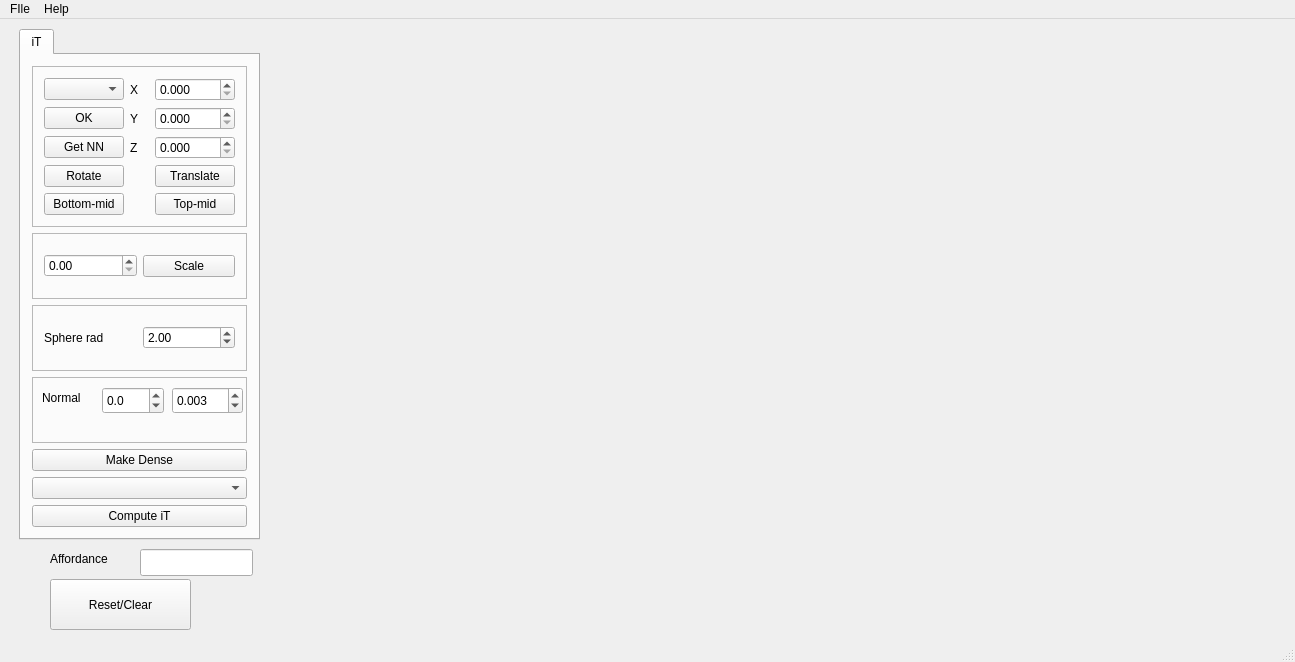
<?xml version="1.0" encoding="UTF-8"?>
<ui version="4.0">
 <class>MainWindow</class>
 <widget class="QMainWindow" name="MainWindow">
  <property name="geometry">
   <rect>
    <x>0</x>
    <y>0</y>
    <width>1295</width>
    <height>662</height>
   </rect>
  </property>
  <property name="windowTitle">
   <string>MainWindow</string>
  </property>
  <widget class="QWidget" name="centralWidget">
   <widget class="QVTKWidget" name="qvtkWidget" native="true">
    <property name="geometry">
     <rect>
      <x>283</x>
      <y>20</y>
      <width>991</width>
      <height>576</height>
     </rect>
    </property>
   </widget>
   <widget class="QTabWidget" name="tabs">
    <property name="geometry">
     <rect>
      <x>19</x>
      <y>10</y>
      <width>241</width>
      <height>511</height>
     </rect>
    </property>
    <property name="currentIndex">
     <number>0</number>
    </property>
    <widget class="QWidget" name="tensorTab">
     <attribute name="title">
      <string>iT</string>
     </attribute>
     <layout class="QVBoxLayout" name="verticalLayout_2">
      <item>
       <widget class="QFrame" name="frame_7">
        <property name="frameShape">
         <enum>QFrame::StyledPanel</enum>
        </property>
        <property name="frameShadow">
         <enum>QFrame::Raised</enum>
        </property>
        <layout class="QGridLayout" name="gridLayout">
         <item row="1" column="1">
          <widget class="QLabel" name="label_14">
           <property name="text">
            <string>Y</string>
           </property>
          </widget>
         </item>
         <item row="2" column="1">
          <widget class="QLabel" name="label_15">
           <property name="text">
            <string>Z</string>
           </property>
          </widget>
         </item>
         <item row="3" column="2">
          <widget class="QPushButton" name="translateButton">
           <property name="text">
            <string>Translate</string>
           </property>
          </widget>
         </item>
         <item row="0" column="1">
          <widget class="QLabel" name="label_16">
           <property name="text">
            <string>X</string>
           </property>
          </widget>
         </item>
         <item row="0" column="2">
          <widget class="QDoubleSpinBox" name="xBox">
           <property name="decimals">
            <number>3</number>
           </property>
          </widget>
         </item>
         <item row="1" column="2">
          <widget class="QDoubleSpinBox" name="yBox">
           <property name="decimals">
            <number>3</number>
           </property>
          </widget>
         </item>
         <item row="2" column="2">
          <widget class="QDoubleSpinBox" name="zBox">
           <property name="decimals">
            <number>3</number>
           </property>
          </widget>
         </item>
         <item row="2" column="0">
          <widget class="QPushButton" name="nnButton">
           <property name="text">
            <string>Get NN</string>
           </property>
          </widget>
         </item>
         <item row="1" column="0">
          <widget class="QPushButton" name="okButton">
           <property name="text">
            <string>OK</string>
           </property>
          </widget>
         </item>
         <item row="3" column="0">
          <widget class="QPushButton" name="rotateButton">
           <property name="text">
            <string>Rotate</string>
           </property>
          </widget>
         </item>
         <item row="4" column="0">
          <widget class="QPushButton" name="bottomBoxButton">
           <property name="text">
            <string>Bottom-mid</string>
           </property>
          </widget>
         </item>
         <item row="4" column="2">
          <widget class="QPushButton" name="topBoxButton">
           <property name="text">
            <string>Top-mid</string>
           </property>
          </widget>
         </item>
         <item row="0" column="0">
          <widget class="QComboBox" name="affBox"/>
         </item>
        </layout>
       </widget>
      </item>
      <item>
       <widget class="QFrame" name="frame_8">
        <property name="frameShape">
         <enum>QFrame::StyledPanel</enum>
        </property>
        <property name="frameShadow">
         <enum>QFrame::Raised</enum>
        </property>
        <layout class="QHBoxLayout" name="horizontalLayout">
         <item>
          <widget class="QDoubleSpinBox" name="scaleBox"/>
         </item>
         <item>
          <widget class="QPushButton" name="scaleButton">
           <property name="text">
            <string>Scale</string>
           </property>
          </widget>
         </item>
        </layout>
       </widget>
      </item>
      <item>
       <widget class="QFrame" name="frame_9">
        <property name="frameShape">
         <enum>QFrame::StyledPanel</enum>
        </property>
        <property name="frameShadow">
         <enum>QFrame::Raised</enum>
        </property>
        <layout class="QHBoxLayout" name="horizontalLayout_2">
         <item>
          <widget class="QLabel" name="label">
           <property name="text">
            <string>Sphere rad</string>
           </property>
          </widget>
         </item>
         <item>
          <widget class="QDoubleSpinBox" name="radBox">
           <property name="value">
            <double>2.000000000000000</double>
           </property>
          </widget>
         </item>
        </layout>
       </widget>
      </item>
      <item>
       <widget class="QFrame" name="frame">
        <property name="frameShape">
         <enum>QFrame::StyledPanel</enum>
        </property>
        <property name="frameShadow">
         <enum>QFrame::Raised</enum>
        </property>
        <widget class="QDoubleSpinBox" name="normalBox">
         <property name="geometry">
          <rect>
           <x>70</x>
           <y>10</y>
           <width>62</width>
           <height>27</height>
          </rect>
         </property>
         <property name="decimals">
          <number>1</number>
         </property>
         <property name="minimum">
          <double>-180.000000000000000</double>
         </property>
         <property name="maximum">
          <double>180.000000000000000</double>
         </property>
        </widget>
        <widget class="QLabel" name="label_3">
         <property name="geometry">
          <rect>
           <x>10</x>
           <y>10</y>
           <width>51</width>
           <height>21</height>
          </rect>
         </property>
         <property name="text">
          <string>Normal</string>
         </property>
        </widget>
        <widget class="QDoubleSpinBox" name="normalMagBox_2">
         <property name="geometry">
          <rect>
           <x>140</x>
           <y>10</y>
           <width>71</width>
           <height>27</height>
          </rect>
         </property>
         <property name="decimals">
          <number>3</number>
         </property>
         <property name="minimum">
          <double>-1.000000000000000</double>
         </property>
         <property name="maximum">
          <double>1.000000000000000</double>
         </property>
         <property name="singleStep">
          <double>0.010000000000000</double>
         </property>
         <property name="value">
          <double>0.003000000000000</double>
         </property>
        </widget>
       </widget>
      </item>
      <item>
       <widget class="QPushButton" name="denseButton">
        <property name="text">
         <string>Make Dense</string>
        </property>
       </widget>
      </item>
      <item>
       <widget class="QComboBox" name="cloudsBox"/>
      </item>
      <item>
       <widget class="QPushButton" name="ibsButton">
        <property name="text">
         <string>Compute iT</string>
        </property>
       </widget>
      </item>
     </layout>
    </widget>
   </widget>
   <widget class="QPushButton" name="resetButton">
    <property name="geometry">
     <rect>
      <x>50</x>
      <y>560</y>
      <width>141</width>
      <height>51</height>
     </rect>
    </property>
    <property name="text">
     <string>Reset/Clear</string>
    </property>
   </widget>
   <widget class="QLineEdit" name="AffordanceBox">
    <property name="geometry">
     <rect>
      <x>140</x>
      <y>530</y>
      <width>113</width>
      <height>27</height>
     </rect>
    </property>
    <property name="text">
     <string/>
    </property>
   </widget>
   <widget class="QLabel" name="label_2">
    <property name="geometry">
     <rect>
      <x>50</x>
      <y>530</y>
      <width>111</width>
      <height>20</height>
     </rect>
    </property>
    <property name="text">
     <string>Affordance</string>
    </property>
   </widget>
  </widget>
  <widget class="QMenuBar" name="menuBar">
   <property name="geometry">
    <rect>
     <x>0</x>
     <y>0</y>
     <width>1295</width>
     <height>22</height>
    </rect>
   </property>
   <widget class="QMenu" name="fileMenu">
    <property name="title">
     <string>FIle</string>
    </property>
    <addaction name="actionLoad"/>
    <addaction name="separator"/>
    <addaction name="actionSave"/>
   </widget>
   <widget class="QMenu" name="menuHelp">
    <property name="title">
     <string>Help</string>
    </property>
    <addaction name="actionHow_to"/>
   </widget>
   <addaction name="fileMenu"/>
   <addaction name="menuHelp"/>
  </widget>
  <widget class="QStatusBar" name="statusBar"/>
  <action name="actionLoad">
   <property name="text">
    <string>Load</string>
   </property>
   <property name="shortcut">
    <string>Ctrl+O</string>
   </property>
  </action>
  <action name="actionSave">
   <property name="text">
    <string>Save</string>
   </property>
   <property name="shortcut">
    <string>Ctrl+S</string>
   </property>
  </action>
  <action name="actionHow_to">
   <property name="text">
    <string>How to </string>
   </property>
   <property name="shortcut">
    <string>F1</string>
   </property>
  </action>
 </widget>
 <layoutdefault spacing="6" margin="11"/>
 <customwidgets>
  <customwidget>
   <class>QVTKWidget</class>
   <extends>QWidget</extends>
   <header>QVTKWidget.h</header>
  </customwidget>
 </customwidgets>
 <resources/>
 <connections/>
</ui>
